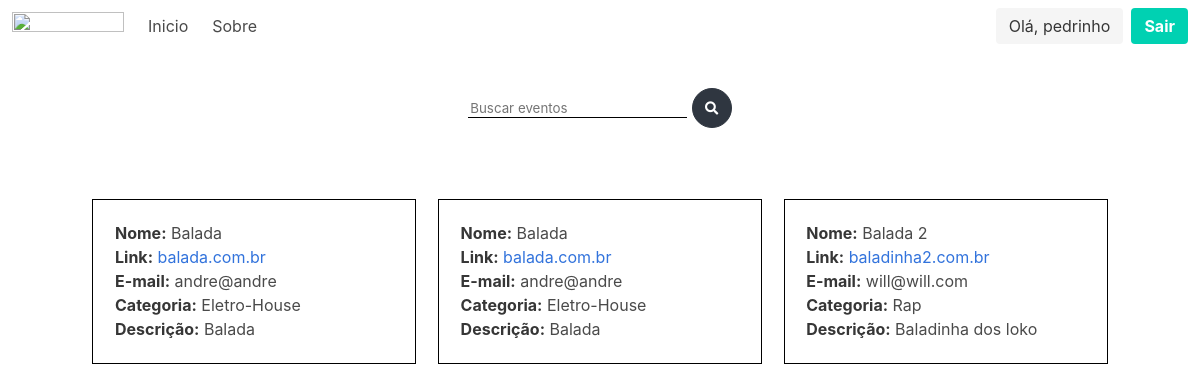
Page /pesquisar.php (signed in) on the committed database.
### tables this page shows
CREATE TABLE `evento` (
  `id_evento` int(11) NOT NULL,
  `nome` varchar(150) NOT NULL,
  `link` varchar(150) NOT NULL,
  `email` varchar(150) NOT NULL,
  `categoria` varchar(25) NOT NULL,
  `descricao` varchar(250) DEFAULT NULL
);

### pesquisar.php (the view, shortened to what this page needs)
<!DOCTYPE html>
<html lang="en">
<head>
</head>
<body>
  <!DOCTYPE html>
  <html lang="en">
  <head>
    <link rel="stylesheet" href="css/bulma.min.css" />
    <link rel="stylesheet" href="css/main_principal.css" />
    <link rel="stylesheet" href="https://use.fontawesome.com/releases/v5.8.2/css/all.css">
  </head>
  <body>
    <nav class="navbar" role="navigation" aria-label="main navigation">
      <div class="navbar-brand">
        <a class="navbar-item" href="https://bulma.io">
          <img src="https://bulma.io/images/bulma-logo.png" width="112" height="28">
        </a>
      </div>
      <div id="navbarBasicExample" class="navbar-menu">
        <div class="navbar-start">
          <a class="navbar-item" href="principal.php">
            Inicio
          </a>
          <a class="navbar-item">
            Sobre
          </a>
        </div>
      </div>
      <div class="navbar-end">
        <div class="navbar-item">
          <div class="buttons">
            <a class="button is-light">
              Olá, <?php echo $_SESSION['usuario']; ?>
            </a>
            <a class="button is-primary" href="logout.php">
              <strong>Sair</strong>
            </a>
          </div>
        </div>
      </div>
    </nav>
    <div class="pesquisar_dados">
      <form action="pesquisar.php" method="post">
        <input type="text" name="pesquisa" placeholder="Buscar eventos">
        <button type="submit" ><i class="fas fa-search"></i></button>
      </form>
    </div>
<div class="exibi_dados">
  <?php
    require_once "conexao.php";
    $pesquisa = $_POST['pesquisa'];
    $sql = "SELECT * FROM evento WHERE nome LIKE '%$pesquisa%' or categoria LIKE '%$pesquisa%'";
    $result = $conexao->query($sql);
    if ($result != null) :
      while ($row_event = $result->fetch_array()):
  ?>
      <p><?="<strong>Nome:</strong> ".$row_event['nome']?>  <?="<br/><strong>Link:</strong> <a href='".$row_event['link']."'>".$row_event['link']."</a>"?>
      <?="<br /><strong>E-mail:</strong> ".$row_event['email']?> <?="<br/><strong>Categoria:</strong> ".$row_event['categoria']?>
      <?="<br/><strong>Descrição:</strong> ".$row_event['descricao']?></p>
  <?php
      endwhile;
    endif;
  ?>
</div>

### css/main_principal.css (style rules this page uses)
.pesquisar_dados { display: flex; justify-content: center; justify-items: center; flex-wrap: nowrap; margin-top: 3%; width: 100%; }
.pesquisar_dados button { border: 1px solid #2f3640; border-radius: 50%; background: #2f3640; height: 40px; width: 40px; }
.pesquisar_dados i { color: white; }
.pesquisar_dados input { outline: none; background: none; border: none; border-bottom: 1px solid black; }
.exibi_dados { display: flex; justify-content: center; flex-wrap: wrap; margin-top: 5%; margin-left: 5%; margin-right: 5%; }
.exibi_dados p { border: 1px solid black; margin: 1%; width: 30%; height: 40%; padding: 2%; }

### rows in the picture
evento: nome "Balada", link "balada.com.br", email "andre@andre", categoria "Eletro-House", descricao "Balada"
evento: nome "Balada", link "balada.com.br", email "andre@andre", categoria "Eletro-House", descricao "Balada"
evento: nome "Balada 2", link "baladinha2.com.br", email "will@will.com", categoria "Rap", descricao "Baladinha dos loko"

### other values in the picture
$_SESSION['usuario'] "pedrinho"
